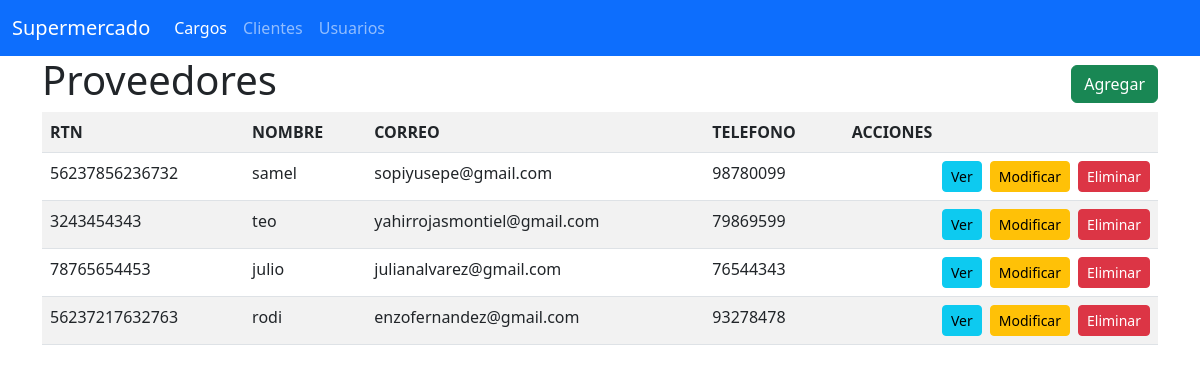
Page /inventario/proveedores/ on the committed database.
### Inventario/models.py (models this page shows, shortened)
class Proveedor(models.Model):
    uuid =  models.UUIDField(primary_key=True, unique=True, default=uuid4, verbose_name='UUID')
    rtn =  models.CharField(max_length=14, verbose_name='RTN', help_text='Ingrese el RTN del proveedor')
    name =  models.CharField(max_length=150, verbose_name='Nombre', help_text='Ingrese el nombre del proveedor')
    city =  models.CharField(max_length=4, choices=CITIES, verbose_name='Ciudad', help_text='Seleccione la ciudad del proveedor')
    address =  models.CharField(max_length=255, verbose_name='Direccion', help_text='Ingrese la direccion del proveedor')
    email  =  models.CharField(max_length=70, verbose_name='Correo Electrónico', help_text='Ingrese el correo electronico del proveedor')
    phone =  models.CharField(max_length=8, verbose_name='Telefono', help_text='Ingrese el correo del proveedor')
    status =  models.BooleanField(default=True, verbose_name='Estado', help_text='Seleccione el estado del proveedor')
    createdAt =  models.DateTimeField(auto_now_add=True)
    updatedAt =  models.DateTimeField(auto_now=True)

### Inventario/views.py (the view)
# urls.py: path('proveedores/', ListarProveedores.as_view(), name='listar_proveedores'),
class ListarProveedores(View):
    def get(self, request):
        proveedores =  Proveedor.objects.all()
        return render(request, "proveedores/listar_proveedores.html", {"proveedores":proveedores})

### Inventario/templates/proveedores/listar_proveedores.html
{% extends "base.html" %}
{% block body %}
    <div class="d-flex justify-content-between align-items-center">
        <h1>Proveedores</h1>
        <a class="btn btn-success" href="{% url 'agregar_proveedor' %}">Agregar</a>
    </div>
    <table class="table table-striped">
        <tr>
            <th>RTN</th>
            <th>NOMBRE</th>
            <th>CORREO</th>
            <th>TELEFONO</th>
            <th>ACCIONES</th>
        </tr>
        {% for proveedor in proveedores %}
            <tr>
                <td>{{proveedor.rtn}}</td>
                <td>{{proveedor.name}}</td>
                <td>{{proveedor.email}}</td>
                <td>{{proveedor.phone}}</td>
                <td>
                    <div class="gap-2 d-flex justify-content-end">
                        <a href="{% url 'obtener_proveedor_por_uuid' proveedor.uuid %}" class="btn btn-info btn-sm">Ver</a>
                        <a href="{% url 'actualizar_proveedor' proveedor.uuid %}" class="btn btn-warning btn-sm">Modificar</a>
                        <a href="#" class="btn btn-danger btn-sm">Eliminar</a>
                    </div>
                </td>
            </tr>
        {% endfor %}
    </table>
{% endblock %}

### rows in the picture
Proveedor: rtn "56237856236732", name "samel", email "sopiyusepe@gmail.com", phone "98780099"
Proveedor: rtn "3243454343", name "teo", email "yahirrojasmontiel@gmail.com", phone "79869599"
Proveedor: rtn "78765654453", name "julio", email "julianalvarez@gmail.com", phone "76544343"
Proveedor: rtn "56237217632763", name "rodi", email "enzofernandez@gmail.com", phone "93278478"
